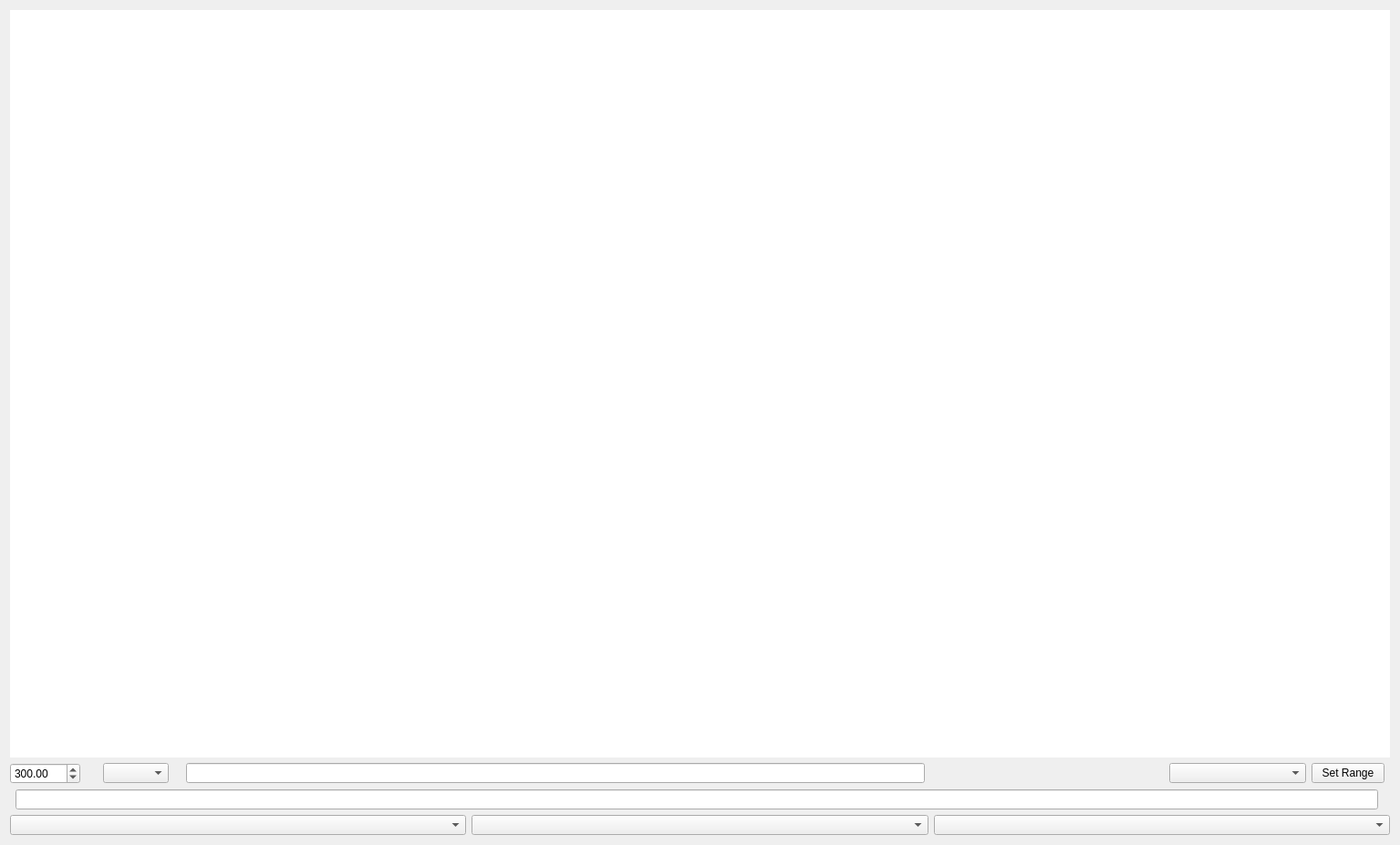
<?xml version="1.0" encoding="UTF-8"?>
<ui version="4.0">
 <class>Form</class>
 <widget class="QWidget" name="Form">
  <property name="geometry">
   <rect>
    <x>0</x>
    <y>0</y>
    <width>1535</width>
    <height>927</height>
   </rect>
  </property>
  <property name="windowTitle">
   <string>${Title}</string>
  </property>
  <layout class="QVBoxLayout" name="verticalLayout">
   <item>
    <widget class="PyDMTimePlot" name="I400Plot">
     <property name="toolTip">
      <string/>
     </property>
     <property name="frameShape">
      <enum>QFrame::NoFrame</enum>
     </property>
     <property name="showRightAxis">
      <bool>true</bool>
     </property>
     <property name="showLegend">
      <bool>true</bool>
     </property>
     <property name="mouseEnabledX" stdset="0">
      <bool>true</bool>
     </property>
     <property name="mouseEnabledY" stdset="0">
      <bool>false</bool>
     </property>
     <property name="curves">
      <stringlist>
       <string>{&quot;channel&quot;: &quot;ca://${I400}:IC1_MON&quot;, &quot;name&quot;: &quot;${Ch1}&quot;, &quot;color&quot;: &quot;blue&quot;, &quot;lineStyle&quot;: 1, &quot;lineWidth&quot;: 1, &quot;symbol&quot;: null, &quot;symbolSize&quot;: 10}</string>
       <string>{&quot;channel&quot;: &quot;ca://${I400}:IC2_MON&quot;, &quot;name&quot;: &quot;${Ch2}&quot;, &quot;color&quot;: &quot;red&quot;, &quot;lineStyle&quot;: 1, &quot;lineWidth&quot;: 1, &quot;symbol&quot;: null, &quot;symbolSize&quot;: 10}</string>
       <string>{&quot;channel&quot;: &quot;ca://${I400}:IC3_MON&quot;, &quot;name&quot;: &quot;${Ch3}&quot;, &quot;color&quot;: &quot;yellow&quot;, &quot;lineStyle&quot;: 1, &quot;lineWidth&quot;: 1, &quot;symbol&quot;: null, &quot;symbolSize&quot;: 10}</string>
       <string>{&quot;channel&quot;: &quot;ca://${I400}:IC4_MON&quot;, &quot;name&quot;: &quot;${Ch4}&quot;, &quot;color&quot;: &quot;lime&quot;, &quot;lineStyle&quot;: 1, &quot;lineWidth&quot;: 1, &quot;symbol&quot;: null, &quot;symbolSize&quot;: 10}</string>
      </stringlist>
     </property>
     <property name="bufferSize">
      <number>3000000</number>
     </property>
     <property name="updatesAsynchronously">
      <bool>false</bool>
     </property>
     <property name="timeSpan">
      <double>300.000000000000000</double>
     </property>
     <property name="updateInterval">
      <double>0.100000000000000</double>
     </property>
     <property name="autoRangeY">
      <bool>false</bool>
     </property>
    </widget>
   </item>
   <item>
    <layout class="QHBoxLayout" name="horizontalLayout">
     <item>
      <widget class="QDoubleSpinBox" name="TimeSpan">
       <property name="minimum">
        <double>10.000000000000000</double>
       </property>
       <property name="maximum">
        <double>30000.000000000000000</double>
       </property>
       <property name="value">
        <double>300.000000000000000</double>
       </property>
      </widget>
     </item>
     <item>
      <widget class="PyDMByteIndicator" name="PyDMByteIndicator">
       <property name="maximumSize">
        <size>
         <width>18</width>
         <height>18</height>
        </size>
       </property>
       <property name="toolTip">
        <string/>
       </property>
       <property name="channel" stdset="0">
        <string>ca://${I400}:STS</string>
       </property>
       <property name="showLabels" stdset="0">
        <bool>false</bool>
       </property>
       <property name="showUnits" stdset="0">
        <bool>true</bool>
       </property>
      </widget>
     </item>
     <item>
      <widget class="PyDMLabel" name="PyDMLabel">
       <property name="toolTip">
        <string/>
       </property>
       <property name="channel" stdset="0">
        <string>ca://${I400}:ERR</string>
       </property>
      </widget>
     </item>
     <item>
      <widget class="PyDMEnumComboBox" name="PyDMEnumComboBox_5">
       <property name="toolTip">
        <string/>
       </property>
       <property name="channel" stdset="0">
        <string>ca://${I400}:CAP_SP</string>
       </property>
       <property name="showUnits" stdset="0">
        <bool>true</bool>
       </property>
      </widget>
     </item>
     <item>
      <widget class="PyDMLabel" name="PyDMLabel_4">
       <property name="toolTip">
        <string/>
       </property>
       <property name="channel" stdset="0">
        <string>ca://${I400}:CAP_STS</string>
       </property>
      </widget>
     </item>
     <item>
      <widget class="PyDMLineEdit" name="PyDMLineEdit_2">
       <property name="minimumSize">
        <size>
         <width>100</width>
         <height>0</height>
        </size>
       </property>
       <property name="toolTip">
        <string/>
       </property>
       <property name="precision" stdset="0">
        <number>2</number>
       </property>
       <property name="precisionFromPV" stdset="0">
        <bool>false</bool>
       </property>
       <property name="channel" stdset="0">
        <string>ca://${I400}:PERIOD_SP</string>
       </property>
       <property name="displayFormat" stdset="0">
        <enum>PyDMLineEdit::Exponential</enum>
       </property>
      </widget>
     </item>
     <item>
      <widget class="PyDMLabel" name="PyDMLabel_3">
       <property name="minimumSize">
        <size>
         <width>100</width>
         <height>0</height>
        </size>
       </property>
       <property name="toolTip">
        <string/>
       </property>
       <property name="precision" stdset="0">
        <number>4</number>
       </property>
       <property name="precisionFromPV" stdset="0">
        <bool>false</bool>
       </property>
       <property name="channel" stdset="0">
        <string>ca://${I400}:PERIOD_MON</string>
       </property>
      </widget>
     </item>
     <item>
      <widget class="PyDMLabel" name="PyDMLabel_5">
       <property name="minimumSize">
        <size>
         <width>150</width>
         <height>0</height>
        </size>
       </property>
       <property name="toolTip">
        <string/>
       </property>
       <property name="precision" stdset="0">
        <number>2</number>
       </property>
       <property name="precisionFromPV" stdset="0">
        <bool>false</bool>
       </property>
       <property name="channel" stdset="0">
        <string>ca://${I400}:RANGE_MON</string>
       </property>
       <property name="displayFormat" stdset="0">
        <enum>PyDMLabel::Exponential</enum>
       </property>
      </widget>
     </item>
     <item>
      <widget class="PyDMEnumComboBox" name="PyDMEnumComboBox_2">
       <property name="minimumSize">
        <size>
         <width>150</width>
         <height>0</height>
        </size>
       </property>
       <property name="toolTip">
        <string/>
       </property>
       <property name="channel" stdset="0">
        <string>ca://${I400}:RANGE</string>
       </property>
       <property name="showUnits" stdset="0">
        <bool>true</bool>
       </property>
      </widget>
     </item>
     <item>
      <widget class="PyDMPushButton" name="PyDMPushButton_2">
       <property name="toolTip">
        <string/>
       </property>
       <property name="text">
        <string>Set Range</string>
       </property>
       <property name="alarmSensitiveContent" stdset="0">
        <bool>false</bool>
       </property>
       <property name="alarmSensitiveBorder" stdset="0">
        <bool>false</bool>
       </property>
       <property name="channel" stdset="0">
        <string>ca://${I400}:SET_RANGE</string>
       </property>
       <property name="pressValue" stdset="0">
        <string>1</string>
       </property>
      </widget>
     </item>
     <item>
      <widget class="PyDMByteIndicator" name="PyDMByteIndicator_2">
       <property name="maximumSize">
        <size>
         <width>18</width>
         <height>18</height>
        </size>
       </property>
       <property name="toolTip">
        <string/>
       </property>
       <property name="channel" stdset="0">
        <string>ca://${I400}:SET_RANGE.DISA</string>
       </property>
       <property name="onColor" stdset="0">
        <color>
         <red>100</red>
         <green>100</green>
         <blue>100</blue>
        </color>
       </property>
       <property name="offColor" stdset="0">
        <color>
         <red>0</red>
         <green>255</green>
         <blue>0</blue>
        </color>
       </property>
       <property name="showLabels" stdset="0">
        <bool>false</bool>
       </property>
       <property name="showUnits" stdset="0">
        <bool>true</bool>
       </property>
      </widget>
     </item>
    </layout>
   </item>
   <item>
    <layout class="QHBoxLayout" name="horizontalLayout_2">
     <item>
      <widget class="PyDMEnumButton" name="PyDMEnumButton">
       <property name="toolTip">
        <string/>
       </property>
       <property name="channel" stdset="0">
        <string>ca://${I400}:ENABLE_IC_UPDATES</string>
       </property>
       <property name="items" stdset="0">
        <stringlist>
         <string>Enable</string>
         <string>Disable</string>
        </stringlist>
       </property>
      </widget>
     </item>
     <item>
      <widget class="PyDMLineEdit" name="PyDMLineEdit">
       <property name="toolTip">
        <string/>
       </property>
       <property name="channel" stdset="0">
        <string>ca://${I400}:TRIGPOINTS_SP</string>
       </property>
      </widget>
     </item>
     <item>
      <widget class="PyDMLabel" name="PyDMLabel_2">
       <property name="toolTip">
        <string/>
       </property>
       <property name="channel" stdset="0">
        <string>ca://${I400}:TRIGPOINTS_MON</string>
       </property>
      </widget>
     </item>
    </layout>
   </item>
   <item>
    <layout class="QHBoxLayout" name="horizontalLayout_3">
     <item>
      <widget class="PyDMEnumComboBox" name="PyDMEnumComboBox_4">
       <property name="toolTip">
        <string/>
       </property>
       <property name="channel" stdset="0">
        <string>ca://${I400}:IC_UPDATE_MODE</string>
       </property>
      </widget>
     </item>
     <item>
      <widget class="PyDMEnumComboBox" name="PyDMEnumComboBox_6">
       <property name="toolTip">
        <string/>
       </property>
       <property name="channel" stdset="0">
        <string>ca://${I400}:TRIGCOUNT_MON.SCAN</string>
       </property>
       <property name="showUnits" stdset="0">
        <bool>true</bool>
       </property>
      </widget>
     </item>
     <item>
      <widget class="PyDMEnumComboBox" name="PyDMEnumComboBox_3">
       <property name="toolTip">
        <string/>
       </property>
       <property name="channel" stdset="0">
        <string>ca://${I400}:ACCUM_SP</string>
       </property>
      </widget>
     </item>
    </layout>
   </item>
  </layout>
 </widget>
 <customwidgets>
  <customwidget>
   <class>PyDMLabel</class>
   <extends>QLabel</extends>
   <header>pydm.widgets.label</header>
  </customwidget>
  <customwidget>
   <class>PyDMTimePlot</class>
   <extends>QGraphicsView</extends>
   <header>pydm.widgets.timeplot</header>
  </customwidget>
  <customwidget>
   <class>PyDMByteIndicator</class>
   <extends>QWidget</extends>
   <header>pydm.widgets.byte</header>
  </customwidget>
  <customwidget>
   <class>PyDMEnumButton</class>
   <extends>QWidget</extends>
   <header>pydm.widgets.enum_button</header>
  </customwidget>
  <customwidget>
   <class>PyDMEnumComboBox</class>
   <extends>QComboBox</extends>
   <header>pydm.widgets.enum_combo_box</header>
  </customwidget>
  <customwidget>
   <class>PyDMLineEdit</class>
   <extends>QLineEdit</extends>
   <header>pydm.widgets.line_edit</header>
  </customwidget>
  <customwidget>
   <class>PyDMPushButton</class>
   <extends>QPushButton</extends>
   <header>pydm.widgets.pushbutton</header>
  </customwidget>
 </customwidgets>
 <resources/>
 <connections/>
</ui>
